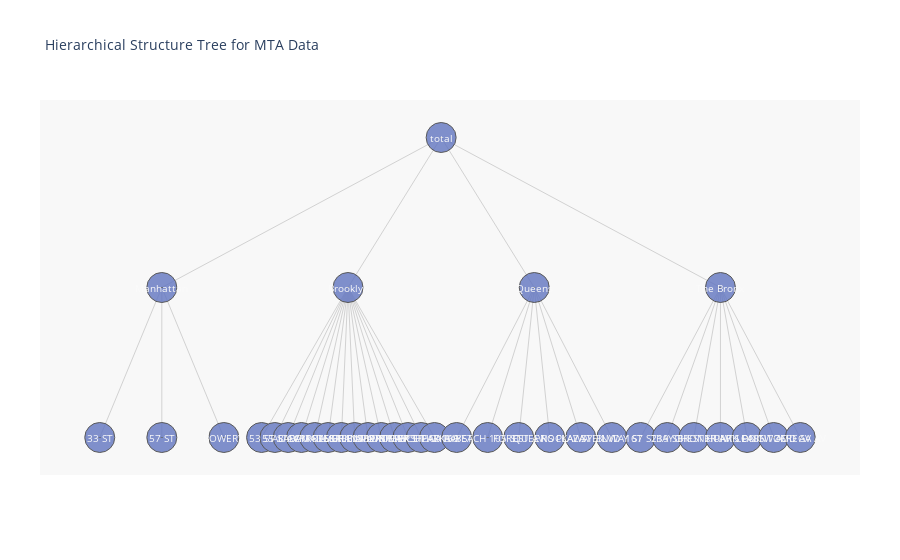

Source (notebook cell):
### Code cell
Xn, Yn, Xe, Ye, labels, annot = get_nodes_edges_position(root_edges, root="total")
M = max(Yn)

fig = go.Figure()

fig.add_trace(go.Scatter(x=Xe,
                   y=Ye,
                   mode='lines',
                   line=dict(color='rgb(210,210,210)', width=1),
                   hoverinfo='none'
                   ))

fig.add_trace(go.Scatter(x=Xn,
                  y=Yn,
                  mode='markers',
                  name='bla',
                  marker=dict(symbol='circle-dot',
                                size=30,
                                color='#6175c1',    #'#DB4551',
                                line=dict(color='rgb(50,50,50)', width=1)
                                ),
                  text=labels,
                  hoverinfo='text',
                  opacity=0.8
                  ))

axis = dict(showline=False, # hide axis line, grid, ticklabels and  title
            zeroline=False,
            showgrid=False,
            showticklabels=False,
            )

fig.update_layout(title= 'Hierarchical Structure Tree for MTA Data',
              annotations=annot,
              font_size=10,
              showlegend=False,
              xaxis=axis,
              yaxis=axis,
              margin=dict(l=40, r=40, b=85, t=100),
              hovermode='closest',
              plot_bgcolor='rgb(248,248,248)'
              )
fig.show()

### Figure 1 — Plotly figure (JSON) as saved in the notebook; plotly's stock layout.template omitted (floating-point values rounded to 4 significant figures)
{"data": [{"hoverinfo": "none", "line": {"color": "rgb(210,210,210)", "width": 1}, "mode": "lines", "type": "scatter", "x": [0.5, -3750.0, null, 0.5, -1250.0, null, 0.5, 1250.0, null, 0.5, 3750.0, null, -1250.0, -2410.0, null, -1250.0, -2232.0, null, -1250.0, -2053.0, null, -1250.0, -1875.0, null, -1250.0, -1696.0, null, -1250.0, -1517.0, null, -1250.0, -1339.0, null, -1250.0, -1160.0, null, -1250.0, -981.6, null, -1250.0, -803.1, null, -1250.0, -624.5, null, -1250.0, -445.9, null, -1250.0, -267.4, null, -1250.0, -88.79, null, -3750.0, -4583.0, null, -3750.0, -3750.0, null, -3750.0, -2916.0, null, 1250.0, 208.8, null, 1250.0, 625.5, null, 1250.0, 1042.0, null, 1250.0, 1459.0, null, 1250.0, 1876.0, null, 1250.0, 2292.0, null, 3750.0, 2679.0, null, 3750.0, 3036.0, null, 3750.0, 3393.0, null, 3750.0, 3751.0, null, 3750.0, 4108.0, null, 3750.0, 4465.0, null, 3750.0, 4822.0, null], "y": [0, -0.2, null, 0, -0.2, null, 0, -0.2, null, 0, -0.2, null, -0.2, -0.4, null, -0.2, -0.4, null, -0.2, -0.4, null, -0.2, -0.4, null, -0.2, -0.4, null, -0.2, -0.4, null, -0.2, -0.4, null, -0.2, -0.4, null, -0.2, -0.4, null, -0.2, -0.4, null, -0.2, -0.4, null, -0.2, -0.4, null, -0.2, -0.4, null, -0.2, -0.4, null, -0.2, -0.4, null, -0.2, -0.4, null, -0.2, -0.4, null, -0.2, -0.4, null, -0.2, -0.4, null, -0.2, -0.4, null, -0.2, -0.4, null, -0.2, -0.4, null, -0.2, -0.4, null, -0.2, -0.4, null, -0.2, -0.4, null, -0.2, -0.4, null, -0.2, -0.4, null, -0.2, -0.4, null, -0.2, -0.4, null, -0.2, -0.4, null]}, {"hoverinfo": "text", "marker": {"color": "#6175c1", "line": {"color": "rgb(50,50,50)", "width": 1}, "size": 30, "symbol": "circle-dot"}, "mode": "markers", "name": "bla", "opacity": 0.8, "text": ["total", "Manhattan", "33 ST", "57 ST", "BOWERY", "Brooklyn", "53 ST", "55 ST", "8 AV", "ALABAMA AV", "CARROLL ST", "CYPRESS HILLS", "DEKALB AV", "GRANT AV", "GREENPOINT AV", "LIBERTY AV", "LORIMER ST", "PROSPECT PARK", "SHEEPSHEAD BAY", "UTICA AV", "Queens", "169 ST", "BEACH 105 ST", "FOREST AV", "QUEENS PLAZA", "ROCKAWAY BLVD", "STEINWAY ST", "The Bronx", "167 ST", "219 ST", "BAYCHESTER AV", "BRONX PARK EAST", "HUNTS POINT AV", "LONGWOOD AV", "ZEREGA AV"], "type": "scatter", "x": [0.5, -3750.0, -4583.0, -3750.0, -2916.0, -1250.0, -2410.0, -2232.0, -2053.0, -1875.0, -1696.0, -1517.0, -1339.0, -1160.0, -981.6, -803.1, -624.5, -445.9, -267.4, -88.79, 1250.0, 208.8, 625.5, 1042.0, 1459.0, 1876.0, 2292.0, 3750.0, 2679.0, 3036.0, 3393.0, 3751.0, 4108.0, 4465.0, 4822.0], "y": [0, -0.2, -0.4, -0.4, -0.4, -0.2, -0.4, -0.4, -0.4, -0.4, -0.4, -0.4, -0.4, -0.4, -0.4, -0.4, -0.4, -0.4, -0.4, -0.4, -0.2, -0.4, -0.4, -0.4, -0.4, -0.4, -0.4, -0.2, -0.4, -0.4, -0.4, -0.4, -0.4, -0.4, -0.4]}], "layout": {"annotations": [{"font": {"color": "rgb(250,250,250)", "size": 10}, "showarrow": false, "text": "total", "x": 0.5, "xref": "x", "y": 0, "yref": "y"}, {"font": {"color": "rgb(250,250,250)", "size": 10}, "showarrow": false, "text": "Manhattan", "x": -3750.0, "xref": "x", "y": -0.2, "yref": "y"}, {"font": {"color": "rgb(250,250,250)", "size": 10}, "showarrow": false, "text": "33 ST", "x": -4583.0, "xref": "x", "y": -0.4, "yref": "y"}, {"font": {"color": "rgb(250,250,250)", "size": 10}, "showarrow": false, "text": "57 ST", "x": -3750.0, "xref": "x", "y": -0.4, "yref": "y"}, {"font": {"color": "rgb(250,250,250)", "size": 10}, "showarrow": false, "text": "BOWERY", "x": -2916.0, "xref": "x", "y": -0.4, "yref": "y"}, {"font": {"color": "rgb(250,250,250)", "size": 10}, "showarrow": false, "text": "Brooklyn", "x": -1250.0, "xref": "x", "y": -0.2, "yref": "y"}, {"font": {"color": "rgb(250,250,250)", "size": 10}, "showarrow": false, "text": "53 ST", "x": -2410.0, "xref": "x", "y": -0.4, "yref": "y"}, {"font": {"color": "rgb(250,250,250)", "size": 10}, "showarrow": false, "text": "55 ST", "x": -2232.0, "xref": "x", "y": -0.4, "yref": "y"}, {"font": {"color": "rgb(250,250,250)", "size": 10}, "showarrow": false, "text": "8 AV", "x": -2053.0, "xref": "x", "y": -0.4, "yref": "y"}, {"font": {"color": "rgb(250,250,250)", "size": 10}, "showarrow": false, "text": "ALABAMA AV", "x": -1875.0, "xref": "x", "y": -0.4, "yref": "y"}, {"font": {"color": "rgb(250,250,250)", "size": 10}, "showarrow": false, "text": "CARROLL ST", "x": -1696.0, "xref": "x", "y": -0.4, "yref": "y"}, {"font": {"color": "rgb(250,250,250)", "size": 10}, "showarrow": false, "text": "CYPRESS HILLS", "x": -1517.0, "xref": "x", "y": -0.4, "yref": "y"}, {"font": {"color": "rgb(250,250,250)", "size": 10}, "showarrow": false, "text": "DEKALB AV", "x": -1339.0, "xref": "x", "y": -0.4, "yref": "y"}, {"font": {"color": "rgb(250,250,250)", "size": 10}, "showarrow": false, "text": "GRANT AV", "x": -1160.0, "xref": "x", "y": -0.4, "yref": "y"}, {"font": {"color": "rgb(250,250,250)", "size": 10}, "showarrow": false, "text": "GREENPOINT AV", "x": -981.6, "xref": "x", "y": -0.4, "yref": "y"}, {"font": {"color": "rgb(250,250,250)", "size": 10}, "showarrow": false, "text": "LIBERTY AV", "x": -803.1, "xref": "x", "y": -0.4, "yref": "y"}, {"font": {"color": "rgb(250,250,250)", "size": 10}, "showarrow": false, "text": "LORIMER ST", "x": -624.5, "xref": "x", "y": -0.4, "yref": "y"}, {"font": {"color": "rgb(250,250,250)", "size": 10}, "showarrow": false, "text": "PROSPECT PARK", "x": -445.9, "xref": "x", "y": -0.4, "yref": "y"}, {"font": {"color": "rgb(250,250,250)", "size": 10}, "showarrow": false, "text": "SHEEPSHEAD BAY", "x": -267.4, "xref": "x", "y": -0.4, "yref": "y"}, {"font": {"color": "rgb(250,250,250)", "size": 10}, "showarrow": false, "text": "UTICA AV", "x": -88.79, "xref": "x", "y": -0.4, "yref": "y"}, {"font": {"color": "rgb(250,250,250)", "size": 10}, "showarrow": false, "text": "Queens", "x": 1250.0, "xref": "x", "y": -0.2, "yref": "y"}, {"font": {"color": "rgb(250,250,250)", "size": 10}, "showarrow": false, "text": "169 ST", "x": 208.8, "xref": "x", "y": -0.4, "yref": "y"}, {"font": {"color": "rgb(250,250,250)", "size": 10}, "showarrow": false, "text": "BEACH 105 ST", "x": 625.5, "xref": "x", "y": -0.4, "yref": "y"}, {"font": {"color": "rgb(250,250,250)", "size": 10}, "showarrow": false, "text": "FOREST AV", "x": 1042.0, "xref": "x", "y": -0.4, "yref": "y"}, {"font": {"color": "rgb(250,250,250)", "size": 10}, "showarrow": false, "text": "QUEENS PLAZA", "x": 1459.0, "xref": "x", "y": -0.4, "yref": "y"}, {"font": {"color": "rgb(250,250,250)", "size": 10}, "showarrow": false, "text": "ROCKAWAY BLVD", "x": 1876.0, "xref": "x", "y": -0.4, "yref": "y"}, {"font": {"color": "rgb(250,250,250)", "size": 10}, "showarrow": false, "text": "STEINWAY ST", "x": 2292.0, "xref": "x", "y": -0.4, "yref": "y"}, {"font": {"color": "rgb(250,250,250)", "size": 10}, "showarrow": false, "text": "The Bronx", "x": 3750.0, "xref": "x", "y": -0.2, "yref": "y"}, {"font": {"color": "rgb(250,250,250)", "size": 10}, "showarrow": false, "text": "167 ST", "x": 2679.0, "xref": "x", "y": -0.4, "yref": "y"}, {"font": {"color": "rgb(250,250,250)", "size": 10}, "showarrow": false, "text": "219 ST", "x": 3036.0, "xref": "x", "y": -0.4, "yref": "y"}, {"font": {"color": "rgb(250,250,250)", "size": 10}, "showarrow": false, "text": "BAYCHESTER AV", "x": 3393.0, "xref": "x", "y": -0.4, "yref": "y"}, {"font": {"color": "rgb(250,250,250)", "size": 10}, "showarrow": false, "text": "BRONX PARK EAST", "x": 3751.0, "xref": "x", "y": -0.4, "yref": "y"}, {"font": {"color": "rgb(250,250,250)", "size": 10}, "showarrow": false, "text": "HUNTS POINT AV", "x": 4108.0, "xref": "x", "y": -0.4, "yref": "y"}, {"font": {"color": "rgb(250,250,250)", "size": 10}, "showarrow": false, "text": "LONGWOOD AV", "x": 4465.0, "xref": "x", "y": -0.4, "yref": "y"}, {"font": {"color": "rgb(250,250,250)", "size": 10}, "showarrow": false, "text": "ZEREGA AV", "x": 4822.0, "xref": "x", "y": -0.4, "yref": "y"}], "autosize": true, "font": {"size": 10}, "hovermode": "closest", "margin": {"b": 85, "l": 40, "r": 40, "t": 100}, "plot_bgcolor": "rgb(248,248,248)", "showlegend": false, "title": {"text": "Hierarchical Structure Tree for MTA Data"}, "xaxis": {"autorange": true, "range": [-5326.0, 5565.0], "showgrid": false, "showline": false, "showticklabels": false, "type": "linear", "zeroline": false}, "yaxis": {"autorange": true, "range": [-0.4637, 0.06368], "showgrid": false, "showline": false, "showticklabels": false, "type": "linear", "zeroline": false}}}
